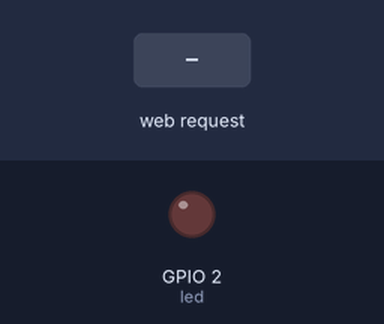
This sketch was run on a simulated ESP32. Parts: output pins drawn as LEDs (lit = HIGH). The inputs (shaded band) are chosen by the test bench. WiFi joins after 1.5 s; servers stay silent unless stated; what the sketch prints to the serial monitor is not drawn.

Above: at 2.7 s.
2.8 s: HTTP request GET /ledoff received
At 4.0 s:
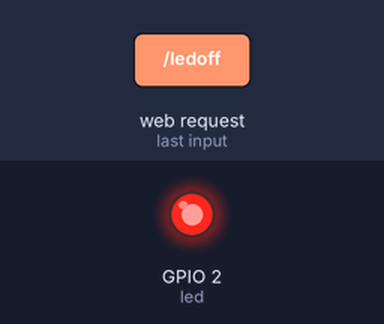
4.3 s: HTTP request GET /ledon received
At 5.2 s:
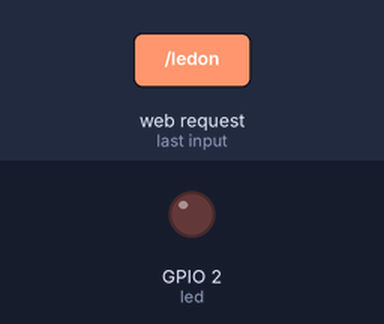
Timing chart, 0 to 7.3 s (numbered marks = the images above; inputs shaded):
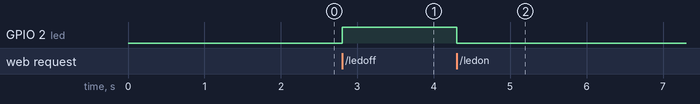

Measured:
- after the input at 2.8 s, GPIO 2 (led): LOW → HIGH at once
- after the input at 4.3 s, GPIO 2 (led): HIGH → LOW at once

The sketch:

sketch.ino
```cpp
#include "WiFi.h"

#include <WiFiClient.h>
#include <WebServer.h>

WebServer server(80);

const int led=2;
const char MAIN_page[] PROGMEM = R"=====(
  <!DOCTYPE html>
  <html>
  <body>
  <center>
  <h1>Wi-Fi LED on off demo </h1><br>
  Click to turn <a href="ledon">LED ON</a><br>
  Click to turn <a href="ledoff">LED OFF</a><br>
  </center>
  </body>
  </html>
)=====";

void handleRoot(){
  String s = MAIN_page; //Read HTML contents
  server.send(200,"text/html",s); //send web page
}

void handleledon() {
  digitalWrite(led,LOW);
  server.send(200,"text/html","LED is ON");
}

void handleledoff() {
  digitalWrite(led,HIGH);
  server.send(200,"text/html","LED is OFF");
}

void setup(void) {

  pinMode(led,OUTPUT);
  digitalWrite(led, 0);
  Serial.begin(115200);
  WiFi.mode(WIFI_STA);
  WiFi.begin("Wokwi-GUEST","");

  Serial.println("");
  while(WiFi.status() != WL_CONNECTED){
    delay(500);
    Serial.print(".");
  }

  Serial.println("");
  Serial.print("WiFi Connected\n");
  Serial.print("IP address: ");
  Serial.println(WiFi.localIP());
  server.on("/",handleRoot);
  server.on("/ledon",handleledon);
  server.on("/ledoff",handleledoff);
  handleRoot();
  server.begin();
  Serial.println("HTTP server started");
}

void loop(void) {
  server.handleClient();
  delay(2);
}
```
